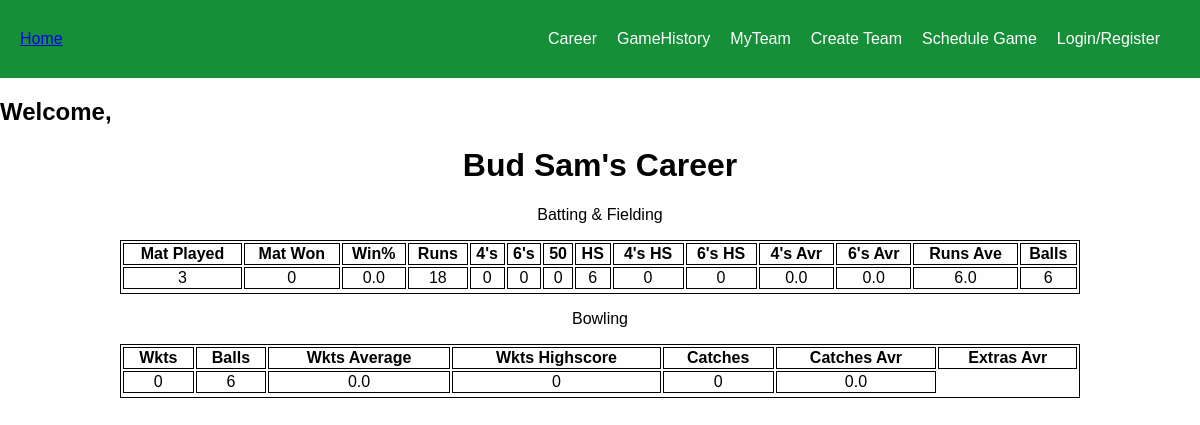
The app's page /player-career/2, older data.
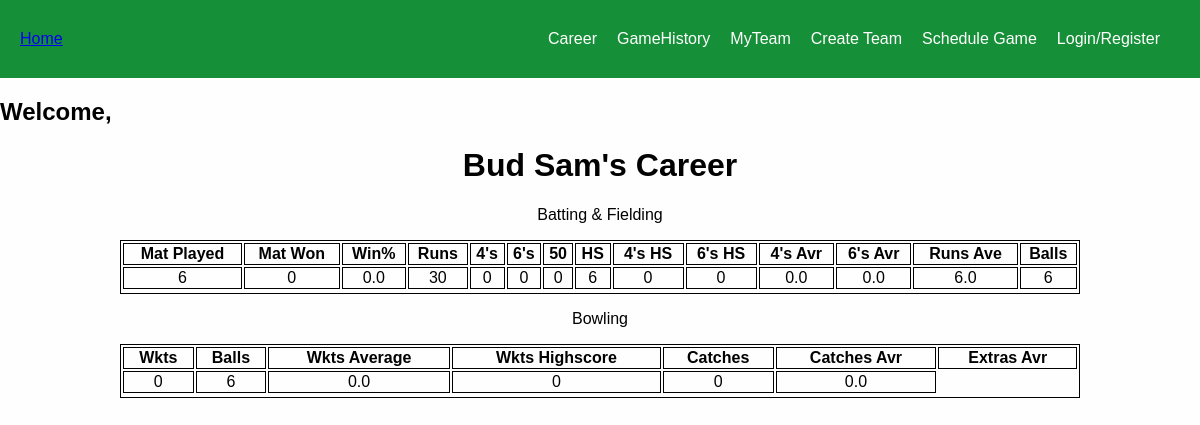
The same page, newer data.
### base/models.py (models this page shows, shortened)
class Player(AbstractUser):
    first_name = models.CharField(max_length=200, null=True)
    last_name = models.CharField(max_length=200, null=True)
    email = models.EmailField(unique=True, null=True)
    team = models.ForeignKey(Team,on_delete=models.SET_NULL,null=True)
    runs = models.IntegerField(default=0,null=True,blank=True)
    wickets = models.IntegerField(default=0,null=True,blank=True)
    catches = models.IntegerField(default=0,null=True,blank=True)
    sixes = models.IntegerField(default=0,null=True,blank=True)
    fours = models.IntegerField(default=0,null=True,blank=True)
    extras = models.IntegerField(default=0,null=True,blank=True)
    games_played = models.IntegerField(default=0,null=True,blank=True)
    games_won = models.IntegerField(default=0,null=True,blank=True)
    win_percentage = models.FloatField(default=0,null=True,blank=True)
    fifties = models.IntegerField(default=0,null=True,blank=True)
    centuries = models.IntegerField(default=0,null=True,blank=True)
    sr = models.FloatField(default=0,null=True,blank=True)
    runs_hs = models.IntegerField(default=0,null=True,blank=True)
    wickets_hs = models.IntegerField(default=0,null=True,blank=True)
    fours_hs = models.IntegerField(default=0,null=True,blank=True)
    sixes_hs = models.IntegerField(default=0,null=True,blank=True)
    runs_average = models.FloatField(default=0,null=True,blank=True)
    wickets_average = models.FloatField(default=0,null=True,blank=True)
    fours_average = models.FloatField(default=0,null=True,blank=True)
    sixes_average = models.FloatField(default=0,null=True,blank=True)
    catches_average = models.FloatField(default=0,null=True,blank=True)
    extras_average = models.FloatField(default=0,null=True,blank=True)
    balls_bowled = models.IntegerField(default=0,null=True,blank=True)
    balls_played = models.IntegerField(default=0,null=True,blank=True)
    game_invites = models.ManyToManyField("GameInvite", related_name="game_invites", blank=True)
    team_invites = models.ManyToManyField("TeamInvite", related_name="team_invites", blank=True)
    games = models.ManyToManyField("Game", related_name="games", blank=True)
    USERNAME_FIELD = "email"
    REQUIRED_FIELDS = ["username"]

### base/views.py (the view)
# urls.py: path("player-career/<str:pk>", views.player_career, name="player-career"),
def player_career(request, pk):
    player = Player.objects.get(id=pk)
    if player.games_won == 0 or player.games_played == 0:
        win_percentage = 0
    else:
        win_percentage = round(player.games_won/player.games_played *100)
    context = {"pk":pk, "user":player, "win_percentage":win_percentage}
    return render(request, "base/career.html", context)

### base/templates/base/career.html (shortened to what this page needs)
{% extends 'main.html' %}
{% block content %}
<!DOCTYPE html>
<html>
<head>
</head>
<body>
<h1 class="center">{{user.first_name}} {{user.last_name}}'s Career</h1>
<div class="center">
    <p>Batting & Fielding</p>
</div>
<table class="center">
  <tr>
    <th>Mat Played</th>
    <th>Mat Won</th>
    <th>Win%</th>
    <th>Runs</th>
    <th>4's</th>
    <th>6's</th>
    <th>50</th>
    <th>HS</th>
    <th>4's HS</th>
    <th>6's HS</th>
    <th>4's Avr</th>
    <th>6's Avr</th>
    <th>Runs Ave</th>
    <th>Balls</th>
  </tr>
  <tr>
    <td>{{user.games_played}}</td>
    <td>{{user.games_won}}</td>
    <td>{{user.win_percentage}}</td>
    <td>{{user.runs}}</td>
    <td>{{user.fours}}</td>
    <td>{{user.sixes}}</td>
    <td>{{user.fifties}}</td>
    <td>{{user.runs_hs}}</td>
    <td>{{user.fours_hs}}</td>
    <td>{{user.sixes_hs}}</td>
    <td>{{user.fours_average}}</td>
    <td>{{user.sixes_average}}</td>
    <td>{{user.runs_average}}</td>
    <td>{{user.balls_played}}</td>
  </tr>
</table>
<div class="center">
    <p>Bowling</p>
</div>
<table class="center">
    <tr>
      <th>Wkts</th>
      <th>Balls</th>
      <th>Wkts Average</th>
      <th>Wkts Highscore</th>
      <th>Catches</th>
      <th>Catches Avr</th>
      <th>Extras Avr</th>
    </tr>
    <tr>
      <td>{{user.wickets}}</td>
      <td>{{user.balls_bowled}}</td>
      <td>{{user.wickets_average}}</td>
      <td>{{user.wickets_hs}}</td>
      <td>{{user.catches}}</td>
      <td>{{user.extras_average}}</td>
    </tr>
</table>
</body>
</html>
{% endblock %}

### templates/main.html (shortened to what this page needs)
<!DOCTYPE html>
<html>
<head>
</head>
<body>
    {% include 'navbar.html' %}
    {% block content %}{% endblock %}
</body>
</html>

### templates/navbar.html (shortened to what this page needs)
{% if request.user.is_authenticated == True %}
<nav class="navbar">
  <a class="active" href="{% url 'home' %}" class="navbar-link">Home</a>
  <div class="navbar-links">
    <a href="{% url 'player-career' request.user.id %}" class="navbar-link">Career</a>
    <a href="{% url 'game-history' %}" class="navbar-link">GameHistory</a></li>
    <a href="{% url 'team' request.user.team.id %}" class="navbar-link">MyTeam</a>
    <a href="{% url 'create-team' %}" class="navbar-link">Create Team</a>
    <a href="{% url 'schedule-game' %}" class="navbar-link">Schedule Game</a>
    <a href="{% url 'login' %}" class="navbar-link">Login/Register</a>
    <a href="{% url 'logout' %}"class="navbar-link">Logout</a>
  </div>
</nav>
{% elif request.user.is_authenticated  == False %}
<nav class="navbar">
  <a class="active" href="{% url 'unauthorized' %}" class="navbar-link">Home</a>
  <div class="navbar-links">
    <a href="{% url 'unauthorized' %}" class="navbar-link">Career</a>
    <a href="{% url 'unauthorized' %}" class="navbar-link">GameHistory</a>
    <a href="{% url 'unauthorized' %}" class="navbar-link">MyTeam</a>
    <a href="{% url 'unauthorized' %}" class="navbar-link">Create Team</a>
    <a href="{% url 'unauthorized' %}" class="navbar-link">Schedule Game</a>
    <a href="{% url 'login' %}" class="navbar-link">Login/Register</a>
  </div>
</nav>
{% endif %}
<h2>Welcome, {{request.user.username}}</h2>

### templates/main.html (style rules this page uses)
body { margin: 0; font-family: Arial, Helvetica, sans-serif; background-color: rgb(254, 254, 254); color: rgb(1, 1, 1); }

### templates/navbar.html (style rules this page uses)
body, ul { margin: 0; padding: 0; }
.navbar { display: flex; align-items: center; justify-content: space-between; background-color: rgb(22, 144, 56); color: #41ce37; padding: 30px 20px; }
.navbar-links { display: flex; align-items: center; }
.navbar-link { margin-right: 20px; color: #fff; text-decoration: none; }

### base/templates/base/career.html (style rules this page uses)
.center { text-align: center; }
table, th, td { border: 1px solid; }
table { width: 80%; empty-cells: show; }
table.center { margin-left: auto; margin-right: auto; }

Row changes from the older to the newer data that the page shows:
changed Player "Bud": games_played "3" → "6"; runs "18" → "30"
